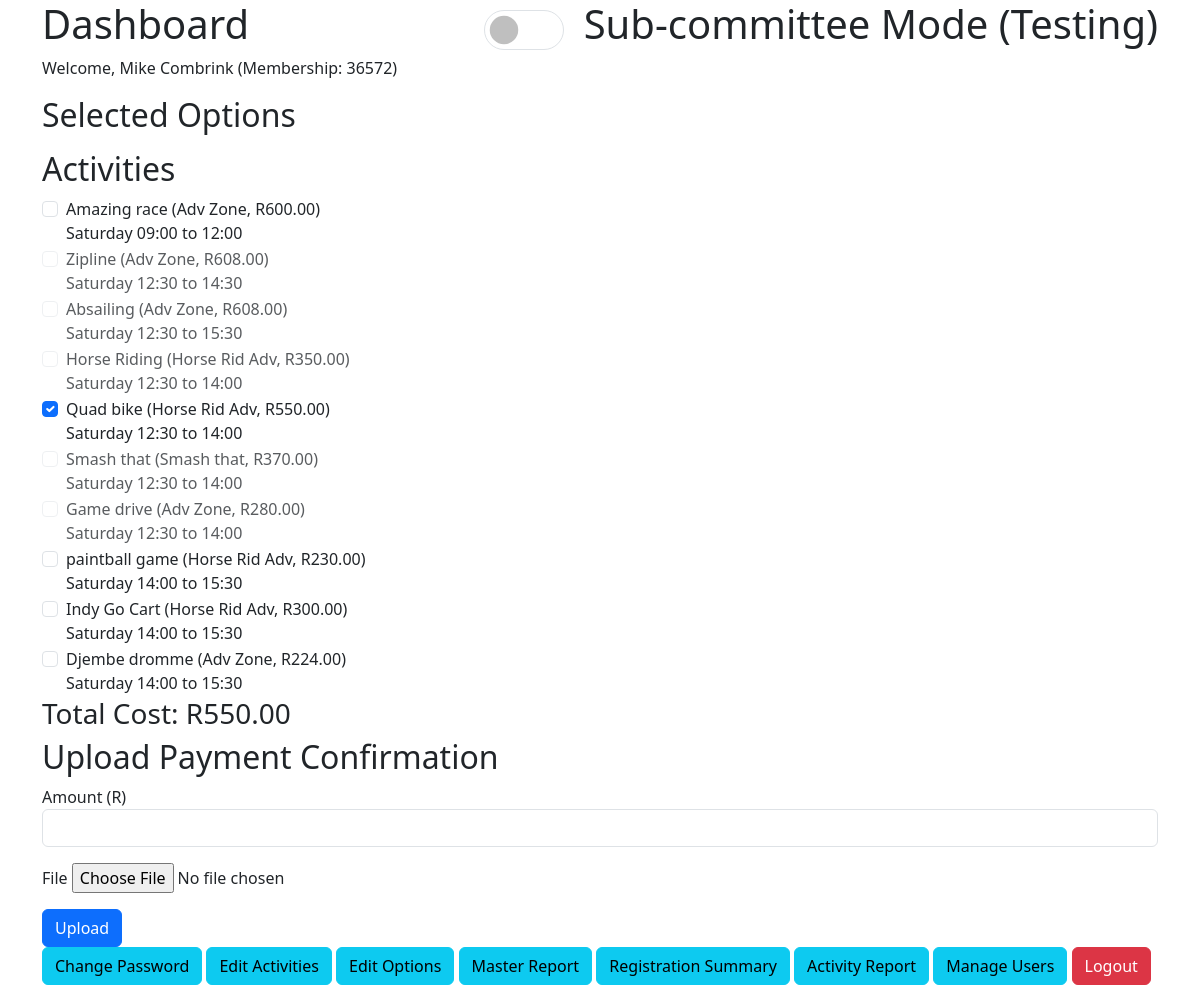
The page /dashboard (signed in) on the database its author committed.
### app.py (models this page shows, shortened)
class User(db.Model):
    id = db.Column(db.Integer, primary_key=True)
    full_name = db.Column(db.String(100), nullable=False)
    membership_number = db.Column(db.String(50), unique=True, nullable=False)
    email = db.Column(db.String(120), unique=True, nullable=False)
    password_hash = db.Column(db.String(128))
    confirmed = db.Column(db.Boolean, default=False)
    confirmation_token = db.Column(db.String(100))
    role = db.Column(db.String(20), default='member')  # member, subcommittee, coordinator
    activities = db.relationship('UserActivity', backref='user', lazy=True)
    options = db.relationship('UserOption', backref='user', lazy=True)
    payments = db.relationship('Payment', backref='user', lazy=True)

class Activity(db.Model):
    id = db.Column(db.Integer, primary_key=True)
    name = db.Column(db.String(100), nullable=False)
    location = db.Column(db.String(100), nullable=False)
    price = db.Column(db.Float, nullable=False)
    timeslots = db.Column(db.Text)
    slots = db.Column(db.Integer, default=0)
    expiration_days = db.Column(db.Integer, default=7)

### app.py (the view)
@app.route('/dashboard')
def dashboard():
    if 'user_id' not in session:
        return redirect(url_for('index'))
    check_expirations(session['user_id'])
    user = db.session.get(User, session['user_id'])
    activities = Activity.query.all()
    selected_activities = [ua.activity_id for ua in user.activities if ua.status in ['pending', 'paid']]
    selected_options = [{'id': uo.option.id, 'name': uo.option.name, 'price': f'{uo.option.price:.2f}', 'status': uo.status} for uo in user.options]
    activities_json = [
        {
            'id': act.id,
            'name': act.name,
            'location': act.location,
            'price': f'{act.price:.2f}',
            'timeslots': act.timeslots,
            'slots': act.slots,
            'expiration_days': act.expiration_days
        } for act in activities
    ]
    return render_template('dashboard.html', user=user, activities=activities_json, selected=selected_activities, get_attendees_count=get_attendees_count, options=selected_options)

### app.py (called while the page is built)
def as_datetime(value):
    return parse(value)

def check_expirations(user_id=None):
    now = datetime.now(timezone.utc)
    query = UserActivity.query.filter_by(status='pending').filter(UserActivity.expiration_date < now)
    if user_id:
        query = query.filter_by(user_id=user_id)
    for ua in query.all():
        ua.status = 'expired'
    db.session.commit()

def get_attendees_count(activity_id):
    return UserActivity.query.filter_by(activity_id=activity_id).filter(
        UserActivity.status.in_(['pending', 'paid'])
    ).count()

### templates/dashboard.html (shortened to what this page needs)
{% extends "base.html" %}
{% block content %}
<h1>Dashboard <span class="float-end">
  <form method="post" action="{{ url_for('toggle_subcommittee') }}" class="form-check form-switch">
    <input class="form-check-input" type="checkbox" name="subcommittee" id="subcommitteeToggle" {% if user.role == 'subcommittee' %}checked{% endif %}>
    <label class="form-check-label" for="subcommitteeToggle">Sub-committee Mode (Testing)</label>
  </form>
</span></h1>
<p>Welcome, {{ user.full_name }} (Membership: {{ user.membership_number }})</p>
<h2>Selected Options</h2>
<h2>Activities</h2>
<div id="activities">
  {% for activity in activities %}
    <div class="form-check" id="act-{{ activity.id }}">
      {% if activity.slots > 0 and get_attendees_count(activity.id) >= activity.slots %}
        <label>
          {{ activity.name }} ({{ activity.location }}, R{{ activity.price }})
          <br>
          {% for slot in activity.timeslots.split(';') %}
            {% set start, end = slot.split(',') %}
            {% set start_dt = start | as_datetime %}
            {% set end_dt = end | as_datetime %}
            {{ start_dt.strftime('%A %H:%M to ') }}{{ end_dt.strftime('%H:%M') }}<br>
          {% endfor %}
          - Fully Booked
        </label>
      {% else %}
        <input type="checkbox" class="form-check-input activity-toggle" data-id="{{ activity.id }}" {% if activity.id in selected %}checked{% endif %}>
        <label>
          {{ activity.name }} ({{ activity.location }}, R{{ activity.price }})
          <br>
          {% for slot in activity.timeslots.split(';') %}
            {% set start, end = slot.split(',') %}
            {% set start_dt = start | as_datetime %}
            {% set end_dt = end | as_datetime %}
            {{ start_dt.strftime('%A %H:%M to ') }}{{ end_dt.strftime('%H:%M') }}<br>
          {% endfor %}
        </label>
      {% endif %}
    </div>
  {% endfor %}
</div>
<h3>Total Cost: R<span id="total">0</span></h3>
<h2>Upload Payment Confirmation</h2>
<form method="post" action="{{ url_for('upload_payment') }}" enctype="multipart/form-data">
  <div class="mb-3">
    <label>Amount (R)</label>
    <input type="number" name="amount" step="0.01" class="form-control" required>
  </div>
  <div class="mb-3">
    <label>File</label>
    <input type="file" name="file" required>
  </div>
  <button type="submit" class="btn btn-primary">Upload</button>
</form>
<a href="{{ url_for('change_password') }}" class="btn btn-info">Change Password</a>
{% if user.role in ['subcommittee', 'coordinator'] %}
  <a href="{{ url_for('admin_activities') }}" class="btn btn-info">Edit Activities</a>
  <a href="{{ url_for('admin_options') }}" class="btn btn-info">Edit Options</a>
  <a href="{{ url_for('report_master') }}" class="btn btn-info">Master Report</a>
  <a href="{{ url_for('report_summary') }}" class="btn btn-info">Registration Summary</a>
  <a href="{{ url_for('activity_report') }}" class="btn btn-info">Activity Report</a>
{% endif %}
{% if user.role == 'coordinator' %}
  <a href="{{ url_for('admin_users') }}" class="btn btn-info">Manage Users</a>
{% endif %}
<a href="{{ url_for('logout') }}" class="btn btn-danger">Logout</a>
{% endblock %}

### templates/base.html (shortened to what this page needs)
<!doctype html>
<html lang="en">
<head>
  <link href="https://cdn.jsdelivr.net/npm/bootstrap@5.3.0/dist/css/bootstrap.min.css" rel="stylesheet">
</head>
<body>
  <div class="container">
    {% block content %}{% endblock %}
  </div>
</body>
</html>

### rows shown on the page
User: full_name "Mike Combrink", membership_number "36572"
Activity: name "Amazing race", location "Adv Zone", price "600.00", strftime "Saturday 09:00 to", strftime "12:00"
Activity: name "Zipline", location "Adv Zone", price "608.00", strftime "Saturday 12:30 to", strftime "14:30"
Activity: name "Absailing", location "Adv Zone", price "608.00", strftime "Saturday 12:30 to", strftime "15:30"
Activity: name "Horse Riding", location "Horse Rid Adv", price "350.00", strftime "Saturday 12:30 to", strftime "14:00"
Activity: name "Quad bike", location "Horse Rid Adv", price "550.00", strftime "Saturday 12:30 to", strftime "14:00"
Activity: name "Smash that", location "Smash that", price "370.00", strftime "Saturday 12:30 to", strftime "14:00"
Activity: name "Game drive", location "Adv Zone", price "280.00", strftime "Saturday 12:30 to", strftime "14:00"
Activity: name "paintball game", location "Horse Rid Adv", price "230.00", strftime "Saturday 14:00 to", strftime "15:30"
Activity: name "Indy Go Cart", location "Horse Rid Adv", price "300.00", strftime "Saturday 14:00 to", strftime "15:30"
Activity: name "Djembe dromme", location "Adv Zone", price "224.00", strftime "Saturday 14:00 to", strftime "15:30"
